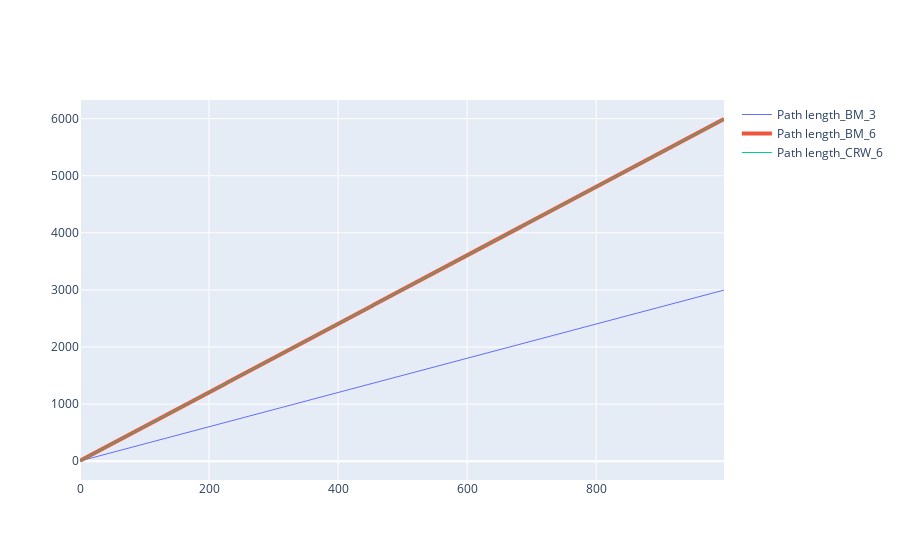

The code cell stored with this chart in its notebook:
### Code cell
# Init figure
fig_met_1 = go.Figure()

fig_met_1.add_trace(go.Scatter(
    x = met_pl.index,
    y = met_pl.pl_BM_3,
    marker = dict(size=2),
    line = dict(width=1),
    mode = 'lines',
    name = 'Path length_BM_3',
    showlegend = True))

fig_met_1.add_trace(go.Scatter(
    x = met_pl.index,
    y = met_pl.pl_BM_6,
    marker = dict(size=2),
    line = dict(width=4),
    mode = 'lines',
    name = 'Path length_BM_6',
    showlegend = True))

fig_met_1.add_trace(go.Scatter(
    x = met_pl.index,
    y = met_pl.pl_CRW_6,
    marker = dict(size=2),
    line = dict(width=1),
    mode = 'lines',
    name = 'Path length_CRW_6',
    showlegend = True))


fig_met_1.show()

### Figure 1 — Plotly figure (JSON) as saved in the notebook; plotly's stock layout.template omitted (floating-point values rounded to 4 significant figures; data arrays with more than 128 entries replaced by an {"elided": "..."} marker saying what was removed)
{"data": [{"line": {"width": 1}, "marker": {"size": 2}, "mode": "lines", "name": "Path length_BM_3", "showlegend": true, "type": "scatter", "x": {"elided": "999 int values"}, "y": {"elided": "999 float values"}}, {"line": {"width": 4}, "marker": {"size": 2}, "mode": "lines", "name": "Path length_BM_6", "showlegend": true, "type": "scatter", "x": {"elided": "999 int values"}, "y": {"elided": "999 int values"}}, {"line": {"width": 1}, "marker": {"size": 2}, "mode": "lines", "name": "Path length_CRW_6", "showlegend": true, "type": "scatter", "x": {"elided": "999 int values"}, "y": {"elided": "999 float values"}}], "layout": {}}
